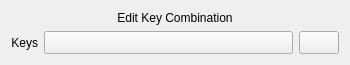
<?xml version="1.0" encoding="utf-8"?>
<ui version="4.0">
 <author>
    SPDX-FileCopyrightText: none
    SPDX-License-Identifier: GPL-3.0-or-later
  </author>
 <class>KisKeyInputEditor</class>
 <widget class="QWidget" name="KisKeyInputEditor">
  <property name="geometry">
   <rect>
    <x>0</x>
    <y>0</y>
    <width>350</width>
    <height>65</height>
   </rect>
  </property>
  <property name="sizePolicy">
   <sizepolicy hsizetype="MinimumExpanding" vsizetype="Fixed">
    <horstretch>0</horstretch>
    <verstretch>0</verstretch>
   </sizepolicy>
  </property>
  <layout class="QGridLayout" name="gridLayout_2">
   <item colspan="3" column="0" row="0">
    <widget class="QLabel" name="label">
     <property name="sizePolicy">
      <sizepolicy hsizetype="Minimum" vsizetype="Fixed">
       <horstretch>0</horstretch>
       <verstretch>0</verstretch>
      </sizepolicy>
     </property>
     <property name="text">
      <string>Edit Key Combination</string>
     </property>
     <property name="alignment">
      <set>Qt::AlignCenter</set>
     </property>
    </widget>
   </item>
   <item column="0" row="1">
    <widget class="QLabel" name="keysLabel">
     <property name="styleSheet">
      <string notr="true">background: none;</string>
     </property>
     <property name="text">
      <string>Keys</string>
     </property>
     <property name="alignment">
      <set>Qt::AlignRight|Qt::AlignTrailing|Qt::AlignVCenter</set>
     </property>
    </widget>
   </item>
   <item column="1" row="1">
    <widget class="KisInputButton" name="keysButton">
     <property name="sizePolicy">
      <sizepolicy hsizetype="MinimumExpanding" vsizetype="Minimum">
       <horstretch>0</horstretch>
       <verstretch>0</verstretch>
      </sizepolicy>
     </property>
    </widget>
   </item>
   <item column="2" row="1">
    <widget class="QPushButton" name="clearKeysButton">
     <property name="sizePolicy">
      <sizepolicy hsizetype="Minimum" vsizetype="Minimum">
       <horstretch>0</horstretch>
       <verstretch>0</verstretch>
      </sizepolicy>
     </property>
    </widget>
   </item>
  </layout>
 </widget>
 <customwidgets>
  <customwidget>
   <class>KisInputButton</class>
   <extends>QPushButton</extends>
   <header>input/config/kis_input_button.h</header>
  </customwidget>
 </customwidgets>
 <resources/>
 <connections/>
</ui>
